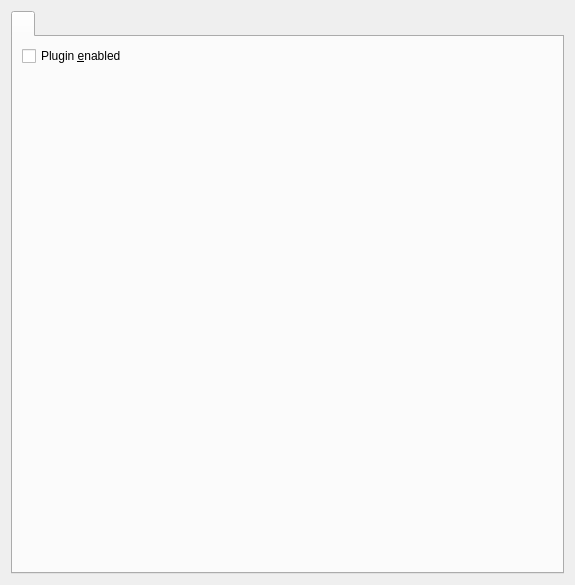
<?xml version="1.0" encoding="UTF-8"?>
<ui version="4.0">
 <class>PluginCfgBase</class>
 <widget class="QWidget" name="PluginCfgBase">
  <property name="geometry">
   <rect>
    <x>0</x>
    <y>0</y>
    <width>575</width>
    <height>585</height>
   </rect>
  </property>
  <property name="windowTitle">
   <string>Form1</string>
  </property>
  <layout class="QVBoxLayout">
   <property name="spacing">
    <number>6</number>
   </property>
   <property name="margin">
    <number>11</number>
   </property>
   <item>
    <widget class="QTabWidget" name="tabWnd">
     <widget class="QWidget" name="tab">
      <attribute name="title">
       <string/>
      </attribute>
      <layout class="QVBoxLayout" name="verticalLayout">
       <item>
        <widget class="QCheckBox" name="chkEnable">
         <property name="text">
          <string>Plugin &amp;enabled</string>
         </property>
        </widget>
       </item>
       <item>
        <widget class="QLabel" name="lblDescription">
         <property name="sizePolicy">
          <sizepolicy hsizetype="Preferred" vsizetype="Minimum">
           <horstretch>0</horstretch>
           <verstretch>0</verstretch>
          </sizepolicy>
         </property>
         <property name="text">
          <string/>
         </property>
         <property name="alignment">
          <set>Qt::AlignLeading|Qt::AlignLeft|Qt::AlignVCenter</set>
         </property>
         <property name="wordWrap">
          <bool>true</bool>
         </property>
        </widget>
       </item>
       <item>
        <widget class="QWidget" name="addWnd" native="true">
         <property name="sizePolicy">
          <sizepolicy hsizetype="Preferred" vsizetype="MinimumExpanding">
           <horstretch>0</horstretch>
           <verstretch>0</verstretch>
          </sizepolicy>
         </property>
        </widget>
       </item>
      </layout>
     </widget>
    </widget>
   </item>
  </layout>
 </widget>
 <resources/>
 <connections/>
</ui>
